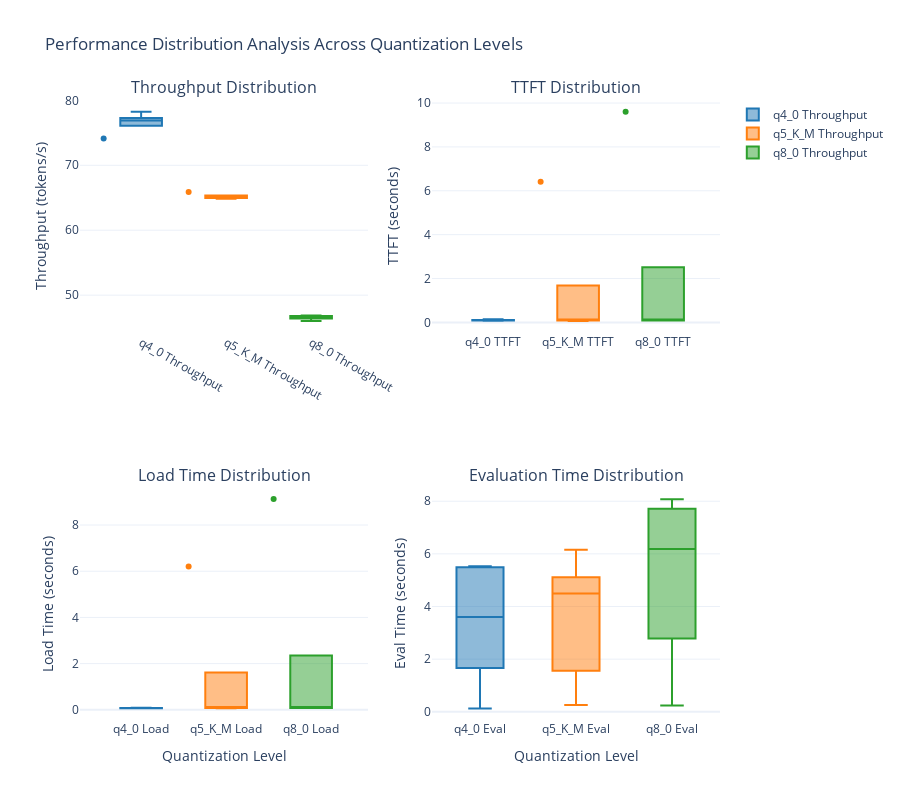

Notebook cell for this chart:
### Code cell
# Distribution Analysis (Box Plots + Violin Plots)
def create_distribution_analysis():
    """Create distribution analysis for quantization levels"""

    # Create subplots for distribution analysis
    fig = make_subplots(
        rows=2, cols=2,
        subplot_titles=('Throughput Distribution', 'TTFT Distribution',
                        'Load Time Distribution', 'Evaluation Time Distribution'),
        specs=[[{"secondary_y": False}, {"secondary_y": False}],
               [{"secondary_y": False}, {"secondary_y": False}]]
    )

    colors = {'q4_0': '#1f77b4', 'q5_K_M': '#ff7f0e', 'q8_0': '#2ca02c'}

    # Throughput distribution
    for tag in quant_df['tag'].unique():
        tag_data = quant_df[quant_df['tag'] == tag]
        fig.add_trace(
            go.Box(
                y=tag_data['tokens_s'],
                name=f'{tag} Throughput',
                marker_color=colors[tag],
                boxpoints='outliers',
                jitter=0.3,
                pointpos=-1.8
            ),
            row=1, col=1
        )

    # TTFT distribution
    for tag in quant_df['tag'].unique():
        tag_data = quant_df[quant_df['tag'] == tag]
        fig.add_trace(
            go.Box(
                y=tag_data['ttft_s'],
                name=f'{tag} TTFT',
                marker_color=colors[tag],
                boxpoints='outliers',
                jitter=0.3,
                pointpos=-1.8,
                showlegend=False
            ),
            row=1, col=2
        )

    # Load time distribution
    for tag in quant_df['tag'].unique():
        tag_data = quant_df[quant_df['tag'] == tag]
        fig.add_trace(
            go.Box(
                y=tag_data['load_s'],
                name=f'{tag} Load',
                marker_color=colors[tag],
                boxpoints='outliers',
                jitter=0.3,
                pointpos=-1.8,
                showlegend=False
            ),
            row=2, col=1
        )

    # Evaluation time distribution
    for tag in quant_df['tag'].unique():
        tag_data = quant_df[quant_df['tag'] == tag]
        fig.add_trace(
            go.Box(
                y=tag_data['eval_s'],
                name=f'{tag} Eval',
                marker_color=colors[tag],
                boxpoints='outliers',
                jitter=0.3,
                pointpos=-1.8,
                showlegend=False
            ),
            row=2, col=2
        )

    fig.update_layout(
        title="Performance Distribution Analysis Across Quantization Levels",
        height=800,
        font=dict(size=12)
    )

    # Update axes labels
    fig.update_xaxes(title_text="Quantization Level", row=2, col=1)
    fig.update_xaxes(title_text="Quantization Level", row=2, col=2)
    fig.update_yaxes(title_text="Throughput (tokens/s)", row=1, col=1)
    fig.update_yaxes(title_text="TTFT (seconds)", row=1, col=2)
    fig.update_yaxes(title_text="Load Time (seconds)", row=2, col=1)
    fig.update_yaxes(title_text="Eval Time (seconds)", row=2, col=2)

    return fig


# Create and display
distribution_fig = create_distribution_analysis()
distribution_fig.show()

# Display distribution statistics
print("\n📊 Distribution Statistics:")
for tag in quant_df['tag'].unique():
    tag_data = quant_df[quant_df['tag'] == tag]
    print(f"\n{tag.upper()}:")
    print(f"  Throughput: {tag_data['tokens_s'].mean():.1f} ± {tag_data['tokens_s'].std():.1f} tok/s")
    print(f"  TTFT: {tag_data['ttft_s'].mean():.3f} ± {tag_data['ttft_s'].std():.3f}s")
    print(f"  CV: {(tag_data['tokens_s'].std() / tag_data['tokens_s'].mean() * 100):.1f}%")

### Figure 1 — Plotly figure (JSON) as saved in the notebook; plotly's stock layout.template omitted (floating-point values rounded to 4 significant figures)
{"data": [{"boxpoints": "outliers", "jitter": 0.3, "marker": {"color": "#1f77b4"}, "name": "q4_0 Throughput", "pointpos": -1.8, "type": "box", "xaxis": "x", "y": [74.11, 76.96, 76.72, 78.26, 76.88], "yaxis": "y"}, {"boxpoints": "outliers", "jitter": 0.3, "marker": {"color": "#ff7f0e"}, "name": "q5_K_M Throughput", "pointpos": -1.8, "type": "box", "xaxis": "x", "y": [64.85, 65.03, 65.14, 65.89, 65.01], "yaxis": "y"}, {"boxpoints": "outliers", "jitter": 0.3, "marker": {"color": "#2ca02c"}, "name": "q8_0 Throughput", "pointpos": -1.8, "type": "box", "xaxis": "x", "y": [46.04, 46.79, 46.54, 46.85, 46.64], "yaxis": "y"}, {"boxpoints": "outliers", "jitter": 0.3, "marker": {"color": "#1f77b4"}, "name": "q4_0 TTFT", "pointpos": -1.8, "showlegend": false, "type": "box", "xaxis": "x2", "y": [0.1382, 0.0987, 0.0837, 0.078, 0.0877], "yaxis": "y2"}, {"boxpoints": "outliers", "jitter": 0.3, "marker": {"color": "#ff7f0e"}, "name": "q5_K_M TTFT", "pointpos": -1.8, "showlegend": false, "type": "box", "xaxis": "x2", "y": [6.41, 0.1016, 0.0915, 0.0692, 0.0996], "yaxis": "y2"}, {"boxpoints": "outliers", "jitter": 0.3, "marker": {"color": "#2ca02c"}, "name": "q8_0 TTFT", "pointpos": -1.8, "showlegend": false, "type": "box", "xaxis": "x2", "y": [9.608, 0.1554, 0.0893, 0.0988, 0.0866], "yaxis": "y2"}, {"boxpoints": "outliers", "jitter": 0.3, "marker": {"color": "#1f77b4"}, "name": "q4_0 Load", "pointpos": -1.8, "showlegend": false, "type": "box", "xaxis": "x3", "y": [0.0704, 0.0904, 0.077, 0.07, 0.0785], "yaxis": "y3"}, {"boxpoints": "outliers", "jitter": 0.3, "marker": {"color": "#ff7f0e"}, "name": "q5_K_M Load", "pointpos": -1.8, "showlegend": false, "type": "box", "xaxis": "x3", "y": [6.201, 0.084, 0.0846, 0.0617, 0.0913], "yaxis": "y3"}, {"boxpoints": "outliers", "jitter": 0.3, "marker": {"color": "#2ca02c"}, "name": "q8_0 Load", "pointpos": -1.8, "showlegend": false, "type": "box", "xaxis": "x3", "y": [9.122, 0.0933, 0.0791, 0.0889, 0.0789], "yaxis": "y3"}, {"boxpoints": "outliers", "jitter": 0.3, "marker": {"color": "#1f77b4"}, "name": "q4_0 Eval", "pointpos": -1.8, "showlegend": false, "type": "box", "xaxis": "x4", "y": [3.603, 0.1299, 5.527, 2.172, 5.476], "yaxis": "y4"}, {"boxpoints": "outliers", "jitter": 0.3, "marker": {"color": "#ff7f0e"}, "name": "q5_K_M Eval", "pointpos": -1.8, "showlegend": false, "type": "box", "xaxis": "x4", "y": [6.153, 0.2614, 4.759, 1.988, 4.491], "yaxis": "y4"}, {"boxpoints": "outliers", "jitter": 0.3, "marker": {"color": "#2ca02c"}, "name": "q8_0 Eval", "pointpos": -1.8, "showlegend": false, "type": "box", "xaxis": "x4", "y": [8.08, 0.2351, 6.188, 3.629, 7.59], "yaxis": "y4"}], "layout": {"annotations": [{"font": {"size": 16}, "showarrow": false, "text": "Throughput Distribution", "x": 0.225, "xanchor": "center", "xref": "paper", "y": 1, "yanchor": "bottom", "yref": "paper"}, {"font": {"size": 16}, "showarrow": false, "text": "TTFT Distribution", "x": 0.775, "xanchor": "center", "xref": "paper", "y": 1, "yanchor": "bottom", "yref": "paper"}, {"font": {"size": 16}, "showarrow": false, "text": "Load Time Distribution", "x": 0.225, "xanchor": "center", "xref": "paper", "y": 0.375, "yanchor": "bottom", "yref": "paper"}, {"font": {"size": 16}, "showarrow": false, "text": "Evaluation Time Distribution", "x": 0.775, "xanchor": "center", "xref": "paper", "y": 0.375, "yanchor": "bottom", "yref": "paper"}], "font": {"size": 12}, "height": 800, "title": {"text": "Performance Distribution Analysis Across Quantization Levels"}, "xaxis": {"anchor": "y", "domain": [0, 0.45]}, "xaxis2": {"anchor": "y2", "domain": [0.55, 1]}, "xaxis3": {"anchor": "y3", "domain": [0, 0.45], "title": {"text": "Quantization Level"}}, "xaxis4": {"anchor": "y4", "domain": [0.55, 1], "title": {"text": "Quantization Level"}}, "yaxis": {"anchor": "x", "domain": [0.625, 1], "title": {"text": "Throughput (tokens/s)"}}, "yaxis2": {"anchor": "x2", "domain": [0.625, 1], "title": {"text": "TTFT (seconds)"}}, "yaxis3": {"anchor": "x3", "domain": [0, 0.375], "title": {"text": "Load Time (seconds)"}}, "yaxis4": {"anchor": "x4", "domain": [0, 0.375], "title": {"text": "Eval Time (seconds)"}}}}
